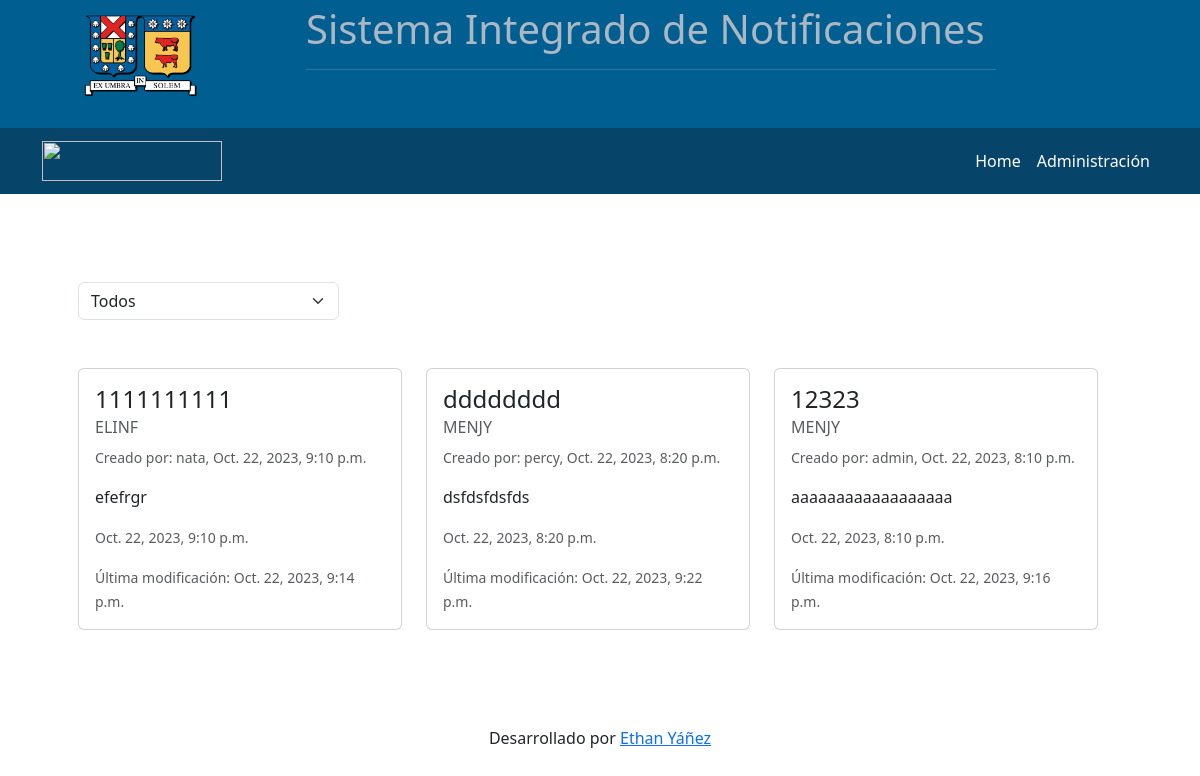
The app's page /, older data.
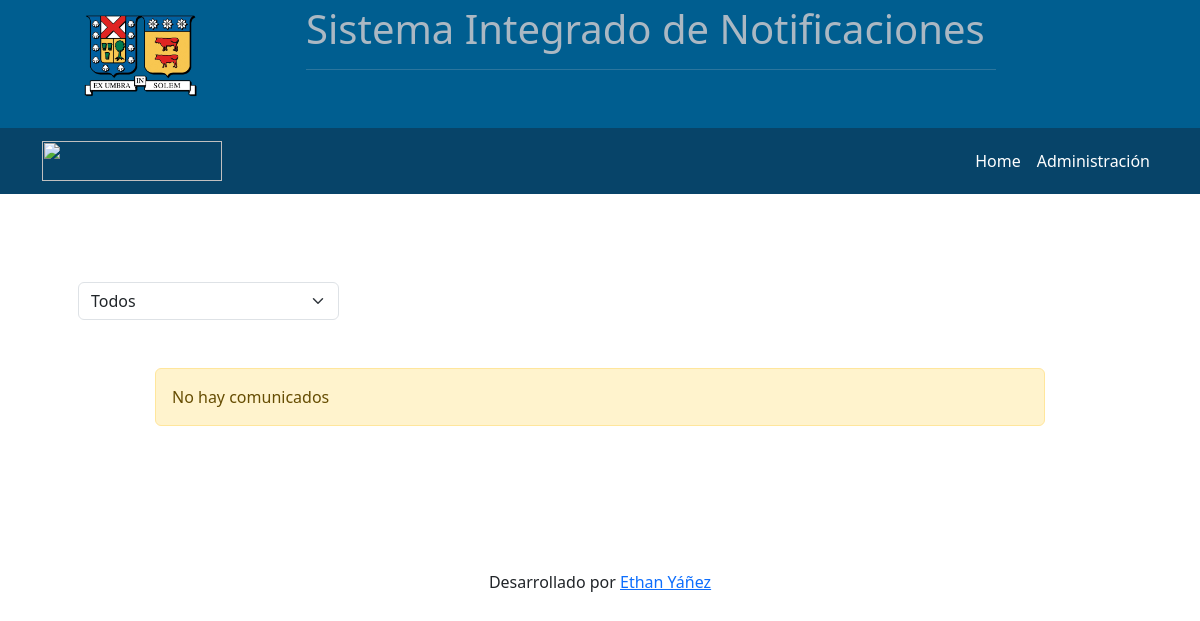
The same page, newer data.
### comunicados/models.py (models this page shows, shortened)
class Comunicado(models.Model):
    TIPO_CHOICES = [
        ("S", "Suspensión de actividades"),
        ("C", "Suspención de clase"),
        ("I", "Información"),
    ]
    id = models.BigAutoField(primary_key=True)
    titulo = models.CharField(max_length=50)
    detalle = models.TextField()
    detalle_corto = models.CharField(max_length=100)
    tipo = models.CharField(max_length=1, choices=TIPO_CHOICES)
    entidad = models.ForeignKey(Entidad, on_delete=models.CASCADE, editable=False, null=True)
    visible = models.BooleanField()
    fecha_publicacion = models.DateTimeField(auto_now_add=True)
    fecha_ultima_modificacion = models.DateTimeField(auto_now=True)
    publicado_por = models.ForeignKey(User, on_delete=models.CASCADE, editable=False, null=True)
    modificado_por = models.ForeignKey(User, related_name="modificado_por", on_delete=models.CASCADE, editable=False, null=True)

class Entidad(models.Model):
    id = models.BigAutoField(primary_key=True)
    nombre = models.CharField(max_length=30)
    logo = models.ImageField()
    usuario_admin = models.ForeignKey(User,on_delete=models.CASCADE, null=True)
    def __str__(self) -> str:
        return self.nombre

### comunicados/views.py (the view)
# urls.py: 2. Add a URL to urlpatterns:  path('', views.home, name='home')
def home(request):
    title = "Home"
    entidad_seleccionada = request.GET.get("entidad")
    comunicados_carousel = Comunicado.objects.filter(visible=True)
    if entidad_seleccionada == 'Todos' or entidad_seleccionada is None:
        comunicados = Comunicado.objects.filter(visible=True)
    else:
        entidad_a_filtrar = Entidad.objects.get(nombre=entidad_seleccionada)
        comunicados = Comunicado.objects.filter(entidad=entidad_a_filtrar, visible=True)
    data = {
        "title": title,
        "total_comunicados": comunicados.count(),
        "comunicados": comunicados.order_by('-fecha_publicacion'),
        "comunicados_carousel": comunicados_carousel.order_by('-fecha_publicacion'),
        "total_entidades": Entidad.objects.count(),
        "entidades": Entidad.objects.all(),
        "entidad_seleccionada": entidad_seleccionada,
    }
    return render(request, 'comunicados/home.html', data)

### comunicados/templates/comunicados/home.html (shortened to what this page needs)
{% extends 'comunicados/base.html' %}
{% block content %}
{% load static %}
<div class="container p-5">
  {% include 'comunicados/filtro.html' %}
  {% include 'comunicados/comunicados.html' %}
{% endblock %}

### comunicados/templates/comunicados/base.html (shortened to what this page needs)
{% load static %}
<!doctype html>
<html lang="en">
  <head>
    <link href="https://cdn.jsdelivr.net/npm/bootstrap@5.3.2/dist/css/bootstrap.min.css" rel="stylesheet">
    <link rel="stylesheet" href="{% static 'comunicados/css/styles.css' %}">
  </head>
  <body>
    <header class="align-items-center d-block d-xxl-none">
      <div class="row">
        <div class="col col-sm-3">
          <div class="d-flex align-items-center justify-content-center" style="height: 100%;">
            <img src="{% static 'comunicados/img/Logo_UTFSM.png' %}" class="img-fluid" style="max-height: 100px;" alt="">
          </div>
        </div>
        <div class="col-7 d-none d-sm-block">
          <h1>Sistema Integrado de Notificaciones</h1>
          <hr>
        </div>
      </div>
    </header>
    <nav class="navbar navbar-expand-lg d-none d-sm-block d-xxl-none">
      <div class="container">
        <a class="navbar-brand" href="{% url 'home' %}">
          <img width="180px" height="40px" src="{% static 'comunicados/img/logo-usm_blanco.svg' %}" class="" alt="">
        </a>
        <div class="collapse navbar-collapse" id="navbarNav">
          <ul class="navbar-nav ms-auto">
            <li class="nav-item">
              <a class="nav-link text-white" href="{% url 'home' %}">Home</a>
            </li>
            <li class="nav-item dropdown">
              <a class="nav-link text-white" href="{% url 'admin:index' %}" target="_blank">Administración</a>
            </li>
        </div>
      </div>
    </nav>
    {% block content %}
    {% endblock %}
    <footer id="contacto">
      <div id="git" class="d-flex align-items-center flex-column mb-3 p-5">
          <p id="dev">Desarrollado por <a href="https://github.com/etha44a4n" target="_blank">Ethan Yáñez</a></p>
      </div>
    </footer>
  </body>
</html>

### comunicados/templates/comunicados/carousel.html (shortened to what this page needs)
{% load static %}

### comunicados/templates/comunicados/filtro.html (shortened to what this page needs)
<div id="filtro" class="row d-xxl-none">
  <form method="GET" action="{% url 'home' %}">
    <div class="col-md-3 col">
      <select class="form-select" name="entidad" onchange="this.form.submit()">
        <option value="Todos"
                >
              Todos
        </option>
      </select>
    </div>
  </form>
</div>

### comunicados/templates/comunicados/comunicados.html (shortened to what this page needs)
<div class="row d-xxl-none">
    {% if total_comunicados == 0 %}
    <div id="alert" class="col-10 alert alert-warning mx-auto m-5" role="alert">
        No hay comunicados
    </div>
    {% else %}
    <div class="row row-cols-1 row-cols-md-2 row-cols-xl-3 g-4 d-xxl-none">
        {% for comunicado in comunicados %}
        {% if comunicado.visible == True %}
        <div class="col">
            <div class="card h-100">
              <div class="card-body">
                <h4 class="card-title">{{comunicado.titulo}}</h4>
                {% if comunicado.entidad == None %}
                  <h6 class="card-subtitle mb-2 text-body-secondary">ADMINISTRACIÓN</h6>
                {% else %}
                  <h6 class="card-subtitle mb-2 text-body-secondary">{{comunicado.entidad}}</h6>
                {% endif %}
                <p class="card-text"><small class="text-body-secondary">Creado por: {{comunicado.publicado_por}}, {{comunicado.fecha_publicacion}}</small></p>
                <p class="card-text d-none d-sm-block">{{comunicado.detalle}}</p>
                <p class="card-text"><small class="text-body-secondary">{{comunicado.fecha_publicacion}}</small></p>
                <p class="card-text"><small class="text-body-secondary">Última modificación: {{comunicado.fecha_ultima_modificacion}}</small></p>
              </div>
            </div>
        </div>
        {% endif %}
        {% endfor %}
    </div>
    {% endif %}
  </div>
</div>

### comunicados/static/comunicados/css/styles.css (style rules this page uses)
header { background: #005E90; height: 16vh; padding-top: 5px; }
.navbar { background: #074469; }
h1 { color: #abb8c3; }
hr { border-color: #abb8c3; }
#filtro { padding-top: 5vh; }

Row changes from the older to the newer data that the page shows:
removed Comunicado: titulo "1111111111", entidad "ELINF", publicado_por "nata", fecha_publicacion "Oct. 22, 2023, 9:10 p.m.", detalle "efefrgr", fecha_ultima_modificacion "Oct. 22, 2023, 9:14 p.m."
removed Comunicado: titulo "dddddddd", entidad "MENJY", publicado_por "percy", fecha_publicacion "Oct. 22, 2023, 8:20 p.m.", detalle "dsfdsfdsfds", fecha_ultima_modificacion "Oct. 22, 2023, 9:22 p.m."
removed Comunicado: titulo "12323", entidad "MENJY", publicado_por "admin", fecha_publicacion "Oct. 22, 2023, 8:10 p.m.", detalle "aaaaaaaaaaaaaaaaaa", fecha_ultima_modificacion "Oct. 22, 2023, 9:16 p.m."
Text that changed along with them:
text now shown: "No hay comunicados"
